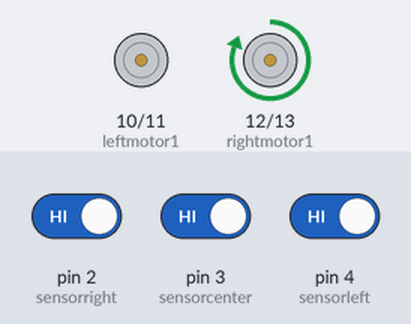
Recording of a sketch running on a simulated Arduino Uno, built with avr-gcc and run on an emulated ATmega328P. Parts: motor-driver pin pairs drawn as motors (green arrow = first pin HIGH = forward, orange = second pin HIGH = backward, longer = more drive). The test bench sets the inputs (shaded band); at power-on: pin 4 (sensorleft) HIGH, pin 2 (sensorright) HIGH, pin 3 (sensorcenter) HIGH.

Above: at 1.2 s.
1.3 s: pin 4 (sensorleft) driven LOW
At 2.3 s:
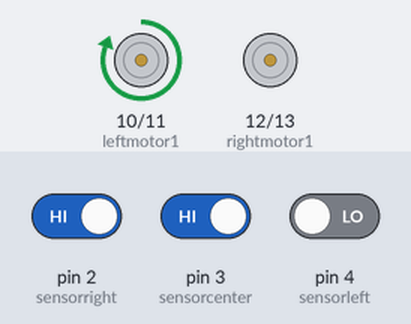
2.8 s: pin 4 (sensorleft) driven HIGH
At 3.2 s:
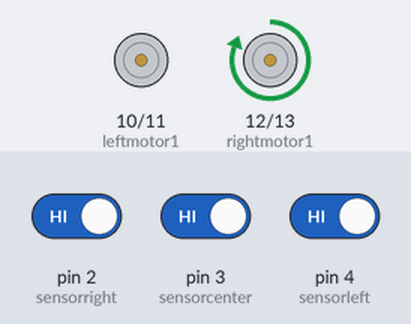
4.3 s: pin 2 (sensorright) driven LOW and pin 4 (sensorleft) driven LOW
At 5.5 s:
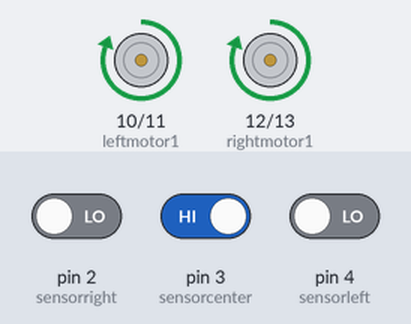
5.8 s: pin 2 (sensorright) driven HIGH
At 6.8 s:
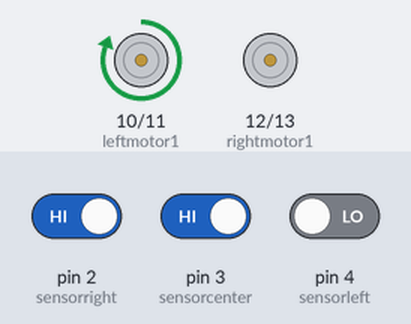
Timing chart, 0 to 8.3 s (numbered marks = the images above; inputs shaded):
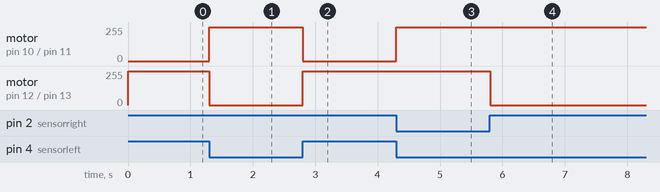

Measured:
- after the input at 1.3 s, motor on pin 10 (leftmotor1) / pin 11 (leftmotor2): stopped → forward 255/255 at once; motor on pin 12 (rightmotor1) / pin 13 (rightmotor2): forward 255/255 → stopped at once
- after the input at 2.8 s, motor on pin 10 (leftmotor1) / pin 11 (leftmotor2): forward 255/255 → stopped at once; motor on pin 12 (rightmotor1) / pin 13 (rightmotor2): stopped → forward 255/255 at once
- after the input at 4.3 s, motor on pin 10 (leftmotor1) / pin 11 (leftmotor2): stopped → forward 255/255 at once
- after the input at 5.8 s, motor on pin 12 (rightmotor1) / pin 13 (rightmotor2): forward 255/255 → stopped at once

The sketch:

3_IR_Sensor_code.ino
```cpp
//ONLY BLACK

int rightmotor1=12;
int leftmotor1=10;
int rightmotor2=13;
int leftmotor2=11;

int SLeft,SCent,SRight;

int sensorleft=4;
int sensorcenter=3;
int sensorright=2;

void setup()
{
 pinMode(rightmotor1,OUTPUT);
 pinMode(leftmotor1,OUTPUT);
 pinMode(rightmotor2,OUTPUT);
 pinMode(leftmotor2,OUTPUT);

 pinMode(sensorleft,INPUT);
 pinMode(sensorcenter,INPUT);
 pinMode(sensorright,INPUT);
}
void loop()
{
  SLeft = digitalRead(sensorleft);
  SCent = digitalRead(sensorcenter);
  SRight = digitalRead(sensorright);

  if(SLeft == 0 && SCent == 0 && SRight == 1)   //MOVE RIGHT
  {
    digitalWrite(rightmotor1,LOW);
    digitalWrite(rightmotor2,LOW);
    digitalWrite(leftmotor1,HIGH);
    digitalWrite(leftmotor2,LOW);
  }
  if(SLeft==0 && SCent==1 && SRight==0)         //move forward
  {
    digitalWrite(rightmotor1,HIGH);
    digitalWrite(rightmotor2,LOW);
    digitalWrite(leftmotor1,HIGH);
    digitalWrite(leftmotor2,LOW);
  }

  if(SLeft == 0 && SCent == 1 && SRight == 1)   //MOVE RIGHT
  {
    do{
    digitalWrite(rightmotor1,LOW);
    digitalWrite(rightmotor2,LOW);
    digitalWrite(leftmotor1,HIGH);
    digitalWrite(leftmotor2,LOW);
    SLeft = digitalRead(sensorleft);
    }while(SLeft == 0);
  }
  if(SLeft==1 && SCent==0 && SRight==0)         //MOVE LEFT
  {
      digitalWrite(rightmotor1,HIGH);
      digitalWrite(rightmotor2,LOW);
      digitalWrite(leftmotor1,LOW);
      digitalWrite(leftmotor2,LOW);
  }

  //if(SLeft==1 && SCent==0 && SRight==1);

  if(SLeft==1 && SCent==1 && SRight==0)         //MOVE LEFT
  {
    do{
    digitalWrite(rightmotor1,HIGH);
    digitalWrite(rightmotor2,LOW);
    digitalWrite(leftmotor1,LOW);
    digitalWrite(leftmotor2,LOW);
    SRight = digitalRead(sensorright);
    }while(SRight == 0 );
  }
  if(SLeft==1 && SCent==1 && SRight==1)         //MOVE LEFT DEFAULT
  {
    digitalWrite(rightmotor1,HIGH);
    digitalWrite(rightmotor2,LOW);
    digitalWrite(leftmotor1,LOW);
    digitalWrite(leftmotor2,LOW);
  }
  delay(5);
}
```
